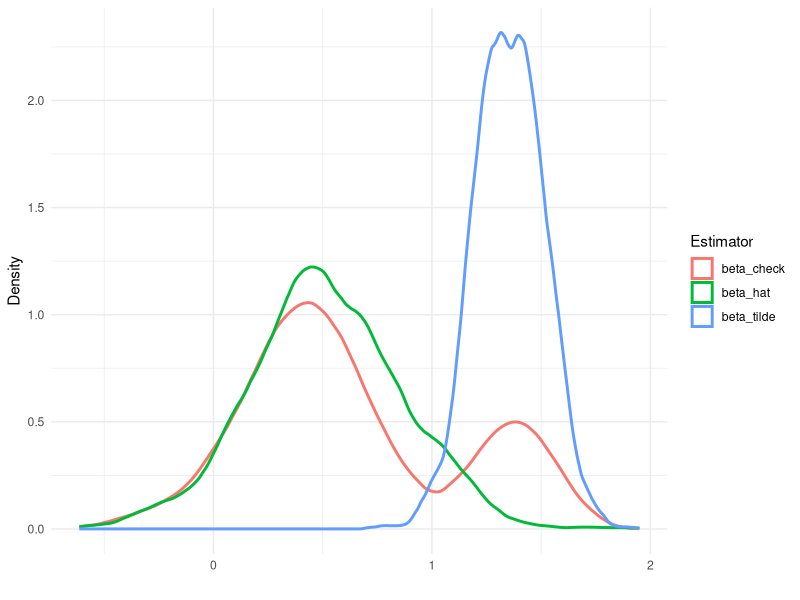

This figure's R source:
###############################################################################
# Author: Paul R. Organ
# Purpose: ECON 675, PS4
# Last Update: Oct 30, 2018
###############################################################################
# Preliminaries
options(stringsAsFactors = F)

# packages
require(tidyverse) # data cleaning and manipulation
require(magrittr)  # syntax
require(ggplot2)   # plots
require(sandwich)  # robust standard errors
require(xtable)    # tables for LaTeX
require(boot)      # bootstrapping
require(MatchIt)   # matching

setwd('C:/Users/prorgan/Box/Classes/Econ 675/Problem Sets/PS4')

###############################################################################
### Question 2: Estimating Average Treatment Effects
###############################################################################
# Q2 setup

# load data
df <- read_csv('LaLonde_all.csv')

# add treatment variable in expanded dataset
df %<>% mutate(t = ifelse(treat == 1, 1, 0))

# add other variables we will use in the analysis
df %<>% mutate(logre74 = log(re74 + 1), logre75 = log(re75 + 1),
               age2 = age^2, educ2 = educ^2, age3 = age^3,
               bXu74 = black * u74, eXre74 = educ * logre74)

# empty s to fill with results (1 + 6*3)
ate <- matrix(NA, nrow=19,ncol=8) %>% as.data.frame

# add headings
names(ate) <- c('e_tau', 'e_se', 'e_CI_l', 'e_CI_h', 'p_tau', 'p_se', 'p_CI_l', 'p_CI_h')

# we need one for ATE, one for ATT
att <- ate

# define three model specifications
va <- c('age', 'educ', 'black', 'hisp', 'married',
        'nodegr', 'logre74', 'logre75')
vb <- c(va, 'age2', 'educ2', 'u74', 'u75')
vc <- c(vb, 'age3', 'bXu74', 'eXre74')

a <- paste('re78', paste(c('t', va),
                         collapse = ' + '), sep = ' ~ ') %>% as.formula()
b <- paste('re78', paste(c('t', vb),
                         collapse = ' + '), sep = ' ~ ') %>% as.formula()
c <- paste('re78', paste(c('t', vc),
                         collapse = ' + '), sep = ' ~ ') %>% as.formula()

ta <- paste('t', paste(va, collapse = ' + '), sep = ' ~ ') %>% as.formula()
tb <- paste('t', paste(vb, collapse = ' + '), sep = ' ~ ') %>% as.formula()
tc <- paste('t', paste(vc, collapse = ' + '), sep = ' ~ ') %>% as.formula()

ya <- paste('re78', paste(va, collapse = ' + '), sep = ' ~ ') %>% as.formula()
yb <- paste('re78', paste(vb, collapse = ' + '), sep = ' ~ ') %>% as.formula()
yc <- paste('re78', paste(vc, collapse = ' + '), sep = ' ~ ') %>% as.formula()

###############################################################################
# Q2.1: Difference-in-Means

# experimental data
r1e <- lm(re78 ~ t, data = df %>% filter(treat != 2))

# extract tau
ate$e_tau[1]  <- r1e$coefficients['t']

# hederosketastic robust standard errors
ate$e_se[1]   <- diag(vcovHC(r1e, type = "HC2")) %>% sqrt() %>% .['t']

# PSID data
r1p <- lm(re78 ~ t, data = df %>% filter(treat != 0))

# extract tau
ate$p_tau[1]  <- r1p$coefficients['t']

# hederosketastic robust standard errors
ate$p_se[1]   <- diag(vcovHC(r1p, type = "HC2")) %>% sqrt() %>% .['t']

# ATE and ATT are same here
att[1,] <- ate[1,]

###############################################################################
# Q2.2: Linear Least-Squares

# three specifications for each

# OLS for experimental data
r2ea <- lm(a, data = df %>% filter(treat != 2))
r2eb <- lm(b, data = df %>% filter(treat != 2))
r2ec <- lm(c, data = df %>% filter(treat != 2))

# extract tau
ate$e_tau[2]  <- r2ea$coefficients['t']
ate$e_tau[3]  <- r2eb$coefficients['t']
ate$e_tau[4]  <- r2ec$coefficients['t']

# robust standard errors 
ate$e_se[2]   <- diag(vcovHC(r2ea, type = "HC1")) %>% sqrt() %>% .['t']
ate$e_se[3]   <- diag(vcovHC(r2eb, type = "HC1")) %>% sqrt() %>% .['t']
ate$e_se[4]   <- diag(vcovHC(r2ec, type = "HC1")) %>% sqrt() %>% .['t']

# OLS for PSID data
r2pa <- lm(a, data = df %>% filter(treat != 0))
r2pb <- lm(b, data = df %>% filter(treat != 0))
r2pc <- lm(c, data = df %>% filter(treat != 0))

# extract tau
ate$p_tau[2]  <- r2pa$coefficients['t']
ate$p_tau[3]  <- r2pb$coefficients['t']
ate$p_tau[4]  <- r2pc$coefficients['t']

# robust standard errors 
ate$p_se[2]   <- diag(vcovHC(r2pa, type = "HC1")) %>% sqrt() %>% .['t']
ate$p_se[3]   <- diag(vcovHC(r2pb, type = "HC1")) %>% sqrt() %>% .['t']
ate$p_se[4]   <- diag(vcovHC(r2pc, type = "HC1")) %>% sqrt() %>% .['t']

# again, ATE is same as ATT here
att[2:4,] <- ate[2:4,]

###############################################################################
# Q2.3: Regression Imputation (rows 5-7)

df_e <- df %>% filter(treat != 2)
df_p <- df %>% filter(treat != 0)

n_e <- nrow(df_e)
n_p <- nrow(df_p)

## covariates a
# treated
beta1 <- lm(ya, data = df %>% filter(treat == 1)) %>% .$coefficients
# untreated experimental
beta0_e <- lm(ya, data = df %>% filter(treat == 0)) %>% .$coefficients
# untreated PSID
beta0_p <- lm(ya, data = df %>% filter(treat == 2)) %>% .$coefficients

# tauhat for each
Z_e <- as.matrix(df_e[,va]) %>% cbind(1,.)
tauhat_e <- Z_e %*% (beta1-beta0_e)

Z_p <- as.matrix(df_p[,va]) %>% cbind(1,.)
tauhat_p <- Z_p %*% (beta1-beta0_p)

# save results (ATE)
ate[5,1] <- mean(tauhat_e)
ate[5,2] <- sd(tauhat_e)/sqrt(n_e) # not right!

ate[5,5] <- mean(tauhat_p)
ate[5,6] <- sd(tauhat_p)/sqrt(n_p) # not right!

# save results (ATT)
att[5,1] <- mean(tauhat_e[df_e$t==1])
att[5,2] <- sd(tauhat_e[df_e$t==1])/sqrt(sum(df_e$t==1)) # not right!

att[5,5] <- mean(tauhat_p[df_p$t==1])
att[5,6] <- sd(tauhat_p[df_p$t==1])/sqrt(sum(df_p$t==1)) # not right!

## covariates b
# treated
beta1 <- lm(yb, data = df %>% filter(treat == 1)) %>% .$coefficients
# untreated experimental
beta0_e <- lm(yb, data = df %>% filter(treat == 0)) %>% .$coefficients
# untreated PSID
beta0_p <- lm(yb, data = df %>% filter(treat == 2)) %>% .$coefficients

# tauhat for each
Z_e <- as.matrix(df_e[,vb]) %>% cbind(1,.)
tauhat_e <- Z_e %*% (beta1-beta0_e)

Z_p <- as.matrix(df_p[,vb]) %>% cbind(1,.)
tauhat_p <- Z_p %*% (beta1-beta0_p)

# save results (ATE)
ate[6,1] <- mean(tauhat_e)
ate[6,2] <- sd(tauhat_e)/sqrt(n_e) # not right!

ate[6,5] <- mean(tauhat_p)
ate[6,6] <- sd(tauhat_p)/sqrt(n_p) # not right!

# save results (ATT)
att[6,1] <- mean(tauhat_e[df_e$t==1])
att[6,2] <- sd(tauhat_e[df_e$t==1])/sqrt(sum(df_e$t==1)) # not right!

att[6,5] <- mean(tauhat_p[df_p$t==1])
att[6,6] <- sd(tauhat_p[df_p$t==1])/sqrt(sum(df_p$t==1)) # not right!

## covariates c
# treated
beta1 <- lm(yc, data = df %>% filter(treat == 1)) %>% .$coefficients
# untreated experimental
beta0_e <- lm(yc, data = df %>% filter(treat == 0)) %>% .$coefficients
# untreated PSID
beta0_p <- lm(yc, data = df %>% filter(treat == 2)) %>% .$coefficients

# tauhat for each
Z_e <- as.matrix(df_e[,vc]) %>% cbind(1,.)
tauhat_e <- Z_e %*% (beta1-beta0_e)

Z_p <- as.matrix(df_p[,vc]) %>% cbind(1,.)
tauhat_p <- Z_p %*% (beta1-beta0_p)

# save results (ATE)
ate[7,1] <- mean(tauhat_e)
ate[7,2] <- sd(tauhat_e)/sqrt(n_e) # not right!

ate[7,5] <- mean(tauhat_p)
ate[7,6] <- sd(tauhat_p)/sqrt(n_p) # not right!

# save results (ATT)
att[7,1] <- mean(tauhat_e[df_e$t==1])
att[7,2] <- sd(tauhat_e[df_e$t==1])/sqrt(sum(df_e$t==1)) # not right!

att[7,5] <- mean(tauhat_p[df_p$t==1])
att[7,6] <- sd(tauhat_p[df_p$t==1])/sqrt(sum(df_p$t==1)) # not right!

###############################################################################
# Q2.4: Inverse Probability Weighting (rows 8-10)

# trimming for PSID data drops a lot of observations
# not yet matching my Stata results

# first estimate propensity scores (we use a probit here)
r4ae <- glm(ta, data = df_e, family = binomial(link = 'probit'))
r4be <- glm(tb, data = df_e, family = binomial(link = 'probit'))
r4ce <- glm(tc, data = df_e, family = binomial(link = 'probit'))
df_e %<>% mutate(prop_a = predict(r4ae, df_e, type='response'),
                 prop_b = predict(r4be, df_e, type='response'),
                 prop_c = predict(r4ce, df_e, type='response'))

r4ap <- glm(ta, data = df_p, family = binomial(link = 'probit'))
r4bp <- glm(tb, data = df_p, family = binomial(link = 'probit'))
r4cp <- glm(tc, data = df_p, family = binomial(link = 'probit'))
df_p %<>% mutate(prop_a = predict(r4ap, df_p, type='response'),
                 prop_b = predict(r4bp, df_p, type='response'),
                 prop_c = predict(r4cp, df_p, type='response'))

# trim df_p for interior predicted propensities
df_p %<>% filter(prop_a >= .001, prop_b >= .001, prop_c >= .001,
                 prop_a <= .999, prop_b <= .999, prop_c <= .999)

# calculate probability of treatment
n_p <- nrow(df_p)

phat_e = sum(df_e$t==1)/n_e
phat_p = sum(df_p$t==1)/n_p

# build components for ATE
df_e %<>% mutate(left_a = t*re78/prop_a, right_a = (1-t)*re78/(1-prop_a),
                 left_b = t*re78/prop_b, right_b = (1-t)*re78/(1-prop_b),
                 left_c = t*re78/prop_c, right_c = (1-t)*re78/(1-prop_c))
df_p %<>% mutate(left_a = t*re78/prop_a, right_a = (1-t)*re78/(1-prop_a),
                 left_b = t*re78/prop_b, right_b = (1-t)*re78/(1-prop_b),
                 left_c = t*re78/prop_c, right_c = (1-t)*re78/(1-prop_c))

# calculate ATEs
ate[8,1]  <- mean(df_e$left_a) - mean(df_e$right_a)
ate[8,5]  <- mean(df_p$left_a) - mean(df_p$right_a)
ate[9,1]  <- mean(df_e$left_b) - mean(df_e$right_b)
ate[9,5]  <- mean(df_p$left_b) - mean(df_p$right_b)
ate[10,1] <- mean(df_e$left_c) - mean(df_e$right_c)
ate[10,5] <- mean(df_p$left_c) - mean(df_p$right_c)

# build components for ATT
df_e %<>% mutate(left_a = t*re78/phat_e, right_a = (prop_a/phat_e)*(1-t)*re78/(1-prop_a),
                 left_b = t*re78/phat_e, right_b = (prop_b/phat_e)*(1-t)*re78/(1-prop_b),
                 left_c = t*re78/phat_e, right_c = (prop_c/phat_e)*(1-t)*re78/(1-prop_c))
df_p %<>% mutate(left_a = t*re78/phat_p, right_a = (prop_a/phat_p)*(1-t)*re78/(1-prop_a),
                 left_b = t*re78/phat_p, right_b = (prop_b/phat_p)*(1-t)*re78/(1-prop_b),
                 left_c = t*re78/phat_p, right_c = (prop_c/phat_p)*(1-t)*re78/(1-prop_c))

# calculate ATTs
att[8,1]  <- mean(df_e$left_a) - mean(df_e$right_a)
att[8,5]  <- mean(df_p$left_a) - mean(df_p$right_a)
att[9,1]  <- mean(df_e$left_b) - mean(df_e$right_b)
att[9,5]  <- mean(df_p$left_b) - mean(df_p$right_b)
att[10,1] <- mean(df_e$left_c) - mean(df_e$right_c)
att[10,5] <- mean(df_p$left_c) - mean(df_p$right_c)

###############################################################################
# Q2.5: Doubly Robust

###############################################################################
# Q2.6: Nearest Neighbor Matching (rows 14-16)

# useful sources:
# https://cran.r-project.org/web/packages/MatchIt/vignettes/matchit.pdf

# redefine dataframes
df_e <- df %>% filter(treat != 2)
df_p <- df %>% filter(treat != 0)

# see https://r.iq.harvard.edu/docs/matchit/2.4-20/Examples2.html
# function to calculate ate and att using NN methods
# can't figure out how to pass a dataframe to the matchit command
# tried a million ways but none working, so writing two functions...
nnResultsE <- function(tmodel, ymodel, est){
    # using MatchIt
  reg_match <- matchit(tmodel, df_e, method = 'nearest')
  
  df_t <- match.data(reg_match, 'treat')
  df_c <- match.data(reg_match, 'control')
  
  # predict values and treatment effects
  reg_t       <- lm(ymodel, df_t)
  df_c$y_pred <- predict(reg_t, df_c)
  
  df_c %<>% mutate(teffect = y_pred-re78)
  
  reg_c <- lm(ymodel, df_c)
  df_t$y_pred  <- predict(reg_c, df_t)
  
  df_t %<>% mutate(teffect = re78-y_pred)
  
  # stack and predict treatment effects, etc.
  comb <- bind_rows(df_c, df_t)
  
  ate <- mean(comb$teffect)
  att <- mean(comb$teffect[comb$t==1])
  
  n_att = nrow(df_t)
  n_ate = n_att*2
  
  ate_se <- sd(comb$teffect)/sqrt(n_ate)
  att_se <- sd(comb$teffect[comb$t==1])/sqrt(att)
  
  out_ate = matrix(c(ate, ate_se, NA, NA),1,4)
  out_att = matrix(c(att, att_se, NA, NA),1,4)
  
  if(est == 'ate'){
    return(out_ate)
  } else {
    return(out_att)
  }
}

nnResultsP <- function(tmodel, ymodel, est){
  # using MatchIt
  reg_match <- matchit(tmodel, df_p, method = 'nearest')
  
  df_t <- match.data(reg_match, 'treat')
  df_c <- match.data(reg_match, 'control')
  
  # predict values and treatment effects
  reg_t       <- lm(ymodel, df_t)
  df_c$y_pred <- predict(reg_t, df_c)
  
  df_c %<>% mutate(teffect = y_pred-re78)
  
  reg_c <- lm(ymodel, df_c)
  df_t$y_pred  <- predict(reg_c, df_t)
  
  df_t %<>% mutate(teffect = re78-y_pred)
  
  # stack and predict treatment effects, etc.
  comb <- bind_rows(df_c, df_t)
  
  ate <- mean(comb$teffect)
  att <- mean(comb$teffect[comb$t==1])
  
  n_att = nrow(df_t)
  n_ate = n_att*2
  
  ate_se <- sd(comb$teffect)/sqrt(n_ate)
  att_se <- sd(comb$teffect[comb$t==1])/sqrt(att)
  
  out_ate = matrix(c(ate, ate_se, NA, NA),1,4)
  out_att = matrix(c(att, att_se, NA, NA),1,4)
  
  if(est == 'ate'){
    return(out_ate)
  } else {
    return(out_att)
  }
}

# save results
ate[14,1:4] <- nnResultsE(ta, ya, 'ate')
ate[14,5:8] <- nnResultsP(ta, ya, 'ate')

ate[15,1:4] <- nnResultsE(tb, yb, 'ate')
ate[15,5:8] <- nnResultsP(tb, yb, 'ate')

ate[16,1:4] <- nnResultsE(tc, yc, 'ate')
ate[16,5:8] <- nnResultsP(tc, yc, 'ate')

att[14,1:4] <- nnResultsE(ta, ya, 'att')
att[14,5:8] <- nnResultsP(ta, ya, 'att')

att[15,1:4] <- nnResultsE(tb, yb, 'att')
att[15,5:8] <- nnResultsP(tb, yb, 'att')

att[16,1:4] <- nnResultsE(tc, yc, 'att')
att[16,5:8] <- nnResultsP(tc, yc, 'att')

###############################################################################
# Q2.7: Propensity Score Matching (rows 17-19)

# using same code as above, with probit for distance (propensity score)
# https://www.r-bloggers.com/using-the-r-matchit-package-for-propensity-score-analysis/

# redefine dataframes
df_e <- df %>% filter(treat != 2)
df_p <- df %>% filter(treat != 0)

# only difference here is the matchit command uses probit
psResultsE <- function(tmodel, ymodel, est){
  # using MatchIt
  reg_match <- matchit(tmodel, df_e, method = 'nearest', distance = 'probit')
  
  df_t <- match.data(reg_match, 'treat')
  df_c <- match.data(reg_match, 'control')
  
  # predict values and treatment effects
  reg_t       <- lm(ymodel, df_t)
  df_c$y_pred <- predict(reg_t, df_c)
  
  df_c %<>% mutate(teffect = y_pred-re78)
  
  reg_c <- lm(ymodel, df_c)
  df_t$y_pred  <- predict(reg_c, df_t)
  
  df_t %<>% mutate(teffect = re78-y_pred)
  
  # stack and predict treatment effects, etc.
  comb <- bind_rows(df_c, df_t)
  
  ate <- mean(comb$teffect)
  att <- mean(comb$teffect[comb$t==1])
  
  n_att = nrow(df_t)
  n_ate = n_att*2
  
  ate_se <- sd(comb$teffect)/sqrt(n_ate)
  att_se <- sd(comb$teffect[comb$t==1])/sqrt(att)
  
  out_ate = matrix(c(ate, ate_se, NA, NA),1,4)
  out_att = matrix(c(att, att_se, NA, NA),1,4)
  
  if(est == 'ate'){
    return(out_ate)
  } else {
    return(out_att)
  }
}

psResultsP <- function(tmodel, ymodel, est){
  # using MatchIt
  reg_match <- matchit(tmodel, df_p, method = 'nearest', distance = 'probit')
  
  df_t <- match.data(reg_match, 'treat')
  df_c <- match.data(reg_match, 'control')
  
  # predict values and treatment effects
  reg_t       <- lm(ymodel, df_t)
  df_c$y_pred <- predict(reg_t, df_c)
  
  df_c %<>% mutate(teffect = y_pred-re78)
  
  reg_c <- lm(ymodel, df_c)
  df_t$y_pred  <- predict(reg_c, df_t)
  
  df_t %<>% mutate(teffect = re78-y_pred)
  
  # stack and predict treatment effects, etc.
  comb <- bind_rows(df_c, df_t)
  
  ate <- mean(comb$teffect)
  att <- mean(comb$teffect[comb$t==1])
  
  n_att = nrow(df_t)
  n_ate = n_att*2
  
  ate_se <- sd(comb$teffect)/sqrt(n_ate)
  att_se <- sd(comb$teffect[comb$t==1])/sqrt(att)
  
  out_ate = matrix(c(ate, ate_se, NA, NA),1,4)
  out_att = matrix(c(att, att_se, NA, NA),1,4)
  
  if(est == 'ate'){
    return(out_ate)
  } else {
    return(out_att)
  }
}

# save results
ate[17,1:4] <- psResultsE(ta, ya, 'ate')
ate[17,5:8] <- psResultsP(ta, ya, 'ate')

ate[18,1:4] <- psResultsE(tb, yb, 'ate')
ate[18,5:8] <- psResultsP(tb, yb, 'ate')

ate[19,1:4] <- psResultsE(tc, yc, 'ate')
ate[19,5:8] <- psResultsP(tc, yc, 'ate')

att[17,1:4] <- psResultsE(ta, ya, 'att')
att[17,5:8] <- psResultsP(ta, ya, 'att')

att[18,1:4] <- psResultsE(tb, yb, 'att')
att[18,5:8] <- psResultsP(tb, yb, 'att')

att[19,1:4] <- psResultsE(tc, yc, 'att')
att[19,5:8] <- psResultsP(tc, yc, 'att')

###############################################################################
# Q2 final steps

# confidence intervals
ate %<>% mutate(e_CI_l = e_tau - 1.96*e_se,
                e_CI_h = e_tau + 1.96*e_se,
                p_CI_l = p_tau - 1.96*p_se,
                p_CI_h = p_tau + 1.96*p_se)

att %<>% mutate(e_CI_l = e_tau - 1.96*e_se,
                e_CI_h = e_tau + 1.96*e_se,
                p_CI_l = p_tau - 1.96*p_se,
                p_CI_h = p_tau + 1.96*p_se)

rownames(ate) <- c(
  'Diff-in-Means',
  'OLS: a', 'OLS: b', 'OLS: c',
  'RI: a', 'RI: b', 'RI: c',
  'IPW: a', 'IPW: b', 'IPW: c',
  'DR: a', 'DR: b', 'DR: c',
  'NN: a', 'NN: b', 'NN: c',
  'Propensity: a', 'Propensity: b', 'Propensity: c'
)

rownames(att) <- rownames(ate)

# write to LaTeX
xtable(ate)
xtable(att)

###############################################################################
### Question 3: Post-model Selection Inference
###############################################################################
# Q3 setup
rm(list = ls())
gc()

###############################################################################
# Q3.1: Summary Statistics and Kernel Density Plots

# replications
M <- 1000

# sample size
n <- 50

# define data generating process
dgp <- function(n){
  x   <- rnorm(n,0,1)
  z   <- .85*x + sqrt(1-.85)*rnorm(n,0,1)
  eps <- rnorm(n,0,1)
  
  y = 1 + .5*x + z + eps
  
  out = data.frame(y=y,x=x,z=z)
  
  return(out)
}

# empty matrices to store estimates and indicator of coverage
est <- matrix(NA, nrow=M, ncol = 3)
cov <- matrix(NA, nrow=M, ncol = 3)

# replicate M times and save estimates
set.seed(22)
for(i in 1:M){
  # generate sample
  df <- dgp(n)
  
  # run 'long' regression: Equation (2)
  long <- lm(y ~ x + z, data = df)
  
  # extract first estimate
  beta_hat <- long$coefficients['x']
  est[i,1] <- beta_hat
  
  # get se to calculate confidence interval and check coverage
  se_hat <- sqrt(vcovHC(long, 'HC1')['x','x'])
  lb_hat <- beta_hat - 1.96*se_hat
  ub_hat <- beta_hat + 1.96*se_hat
  cov[i,1] <- lb_hat <= .5 & ub_hat >= .5
  
  # save gamma over se gamma (using robust std errors)
  gamma_hat <- long$coefficients['z']
  gamma_se  <- sqrt(vcovHC(long, 'HC1')['z','z'])
  tstat <- gamma_hat/gamma_se
  
  # run 'short' regression: Equation (3)
  short <- lm(y ~ x, data = df)
  
  # extract second estimate
  beta_tilde <- short$coefficients['x']
  est[i,2]   <- beta_tilde
  
  # get se to calculate confidence interval
  se_tilde <- sqrt(vcovHC(short, 'HC1')['x','x'])
  lb_tilde <- beta_tilde - 1.96*se_hat
  ub_tilde <- beta_tilde + 1.96*se_hat
  cov[i,2] <- lb_tilde <= .5 & ub_tilde >= .5
  
  # save third estimate (beta_check) based on t-stat on gamma
  est[i,3] <- ifelse(tstat >= 1.96, beta_hat, beta_tilde)
  cov[i,3] <- ifelse(tstat >= 1.96, cov[i,1], cov[i,2])
}

# summary statistic of distribution of each of the estimators
tab <- matrix(NA,nrow=4,ncol=3)
for(i in 1:3){
  tab[1,i] <- min(est[,i])
  tab[2,i] <- mean(est[,i])
  tab[3,i] <- median(est[,i])
  tab[4,i] <- max(est[,i])
}

# add labels
rownames(tab) <- c('min', 'mean', 'median', 'max')
colnames(tab) <- c('beta_hat', 'beta_tilde', 'beta_check')

# write to LaTeX
xtable(tab %>% round(3))

# kernel density plots
est %<>% as.data.frame
names(est) <- c('beta_hat', 'beta_tilde', 'beta_check')
est <- gather(est, key = 'Estimator', value = 'x')

# plot kernel densities
p <- ggplot(est, aes(x = x, group = Estimator, color = Estimator)) +
  geom_density(kernel = 'epanechnikov', size = 1) +
  theme_minimal() +
  labs(x = '', y = 'Density')
p

# save for LaTeX
ggsave('q3_1_R.png')

###############################################################################
# Q3.2: Empirical Coverage Rates

# we know beta_0 is actually .5, how often do we cover that?
# in the loop above, we calculated coverage for each replication
# now, summarize for each estimator:

cov_hat   <- mean(cov[,1])
cov_tilde <- mean(cov[,2])
cov_check <- mean(cov[,3])

###############################################################################
